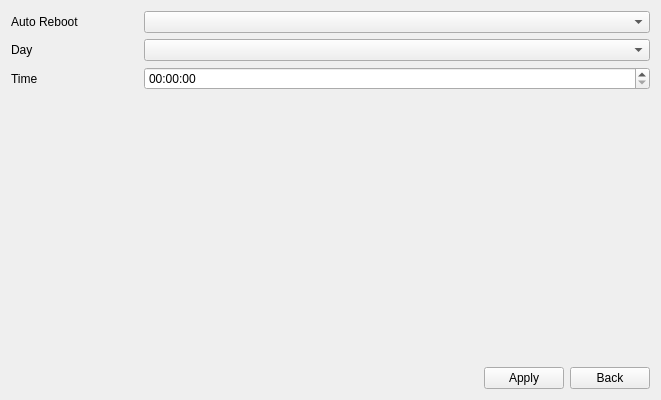
<?xml version="1.0" encoding="UTF-8"?>
<ui version="4.0">
 <class>TabMaintenanceAutoReboot</class>
 <widget class="QWidget" name="TabMaintenanceAutoReboot">
  <property name="geometry">
   <rect>
    <x>0</x>
    <y>0</y>
    <width>661</width>
    <height>400</height>
   </rect>
  </property>
  <property name="windowTitle">
   <string>Form</string>
  </property>
  <layout class="QVBoxLayout" name="verticalLayout">
   <item>
    <layout class="QGridLayout" name="gridLayout">
     <item row="3" column="0">
      <widget class="QLabel" name="label_time">
       <property name="text">
        <string>Time</string>
       </property>
      </widget>
     </item>
     <item row="2" column="1">
      <widget class="ComboBox" name="comboBox_day"/>
     </item>
     <item row="3" column="1">
      <widget class="MyTimeEdit" name="timeEdit_time">
       <property name="displayFormat">
        <string>HH:mm:ss</string>
       </property>
      </widget>
     </item>
     <item row="2" column="0">
      <widget class="QLabel" name="label_day">
       <property name="text">
        <string>Day</string>
       </property>
      </widget>
     </item>
     <item row="0" column="1">
      <widget class="ComboBox" name="comboBox_enable">
       <property name="sizePolicy">
        <sizepolicy hsizetype="Preferred" vsizetype="Fixed">
         <horstretch>4</horstretch>
         <verstretch>0</verstretch>
        </sizepolicy>
       </property>
      </widget>
     </item>
     <item row="0" column="0">
      <widget class="QLabel" name="label_autoReboot">
       <property name="sizePolicy">
        <sizepolicy hsizetype="Preferred" vsizetype="Preferred">
         <horstretch>1</horstretch>
         <verstretch>0</verstretch>
        </sizepolicy>
       </property>
       <property name="text">
        <string>Auto Reboot</string>
       </property>
      </widget>
     </item>
    </layout>
   </item>
   <item>
    <spacer name="verticalSpacer">
     <property name="orientation">
      <enum>Qt::Vertical</enum>
     </property>
     <property name="sizeHint" stdset="0">
      <size>
       <width>638</width>
       <height>268</height>
      </size>
     </property>
    </spacer>
   </item>
   <item>
    <layout class="QHBoxLayout" name="horizontalLayout">
     <item>
      <spacer name="horizontalSpacer">
       <property name="orientation">
        <enum>Qt::Horizontal</enum>
       </property>
       <property name="sizeHint" stdset="0">
        <size>
         <width>40</width>
         <height>20</height>
        </size>
       </property>
      </spacer>
     </item>
     <item>
      <widget class="QPushButton" name="pushButton_apply">
       <property name="text">
        <string>Apply</string>
       </property>
      </widget>
     </item>
     <item>
      <widget class="QPushButton" name="pushButton_back">
       <property name="text">
        <string>Back</string>
       </property>
      </widget>
     </item>
    </layout>
   </item>
  </layout>
 </widget>
 <customwidgets>
  <customwidget>
   <class>ComboBox</class>
   <extends>QComboBox</extends>
   <header>combobox.h</header>
  </customwidget>
  <customwidget>
   <class>MyTimeEdit</class>
   <extends>QTimeEdit</extends>
   <header>mytimeedit.h</header>
  </customwidget>
 </customwidgets>
 <resources/>
 <connections/>
</ui>
